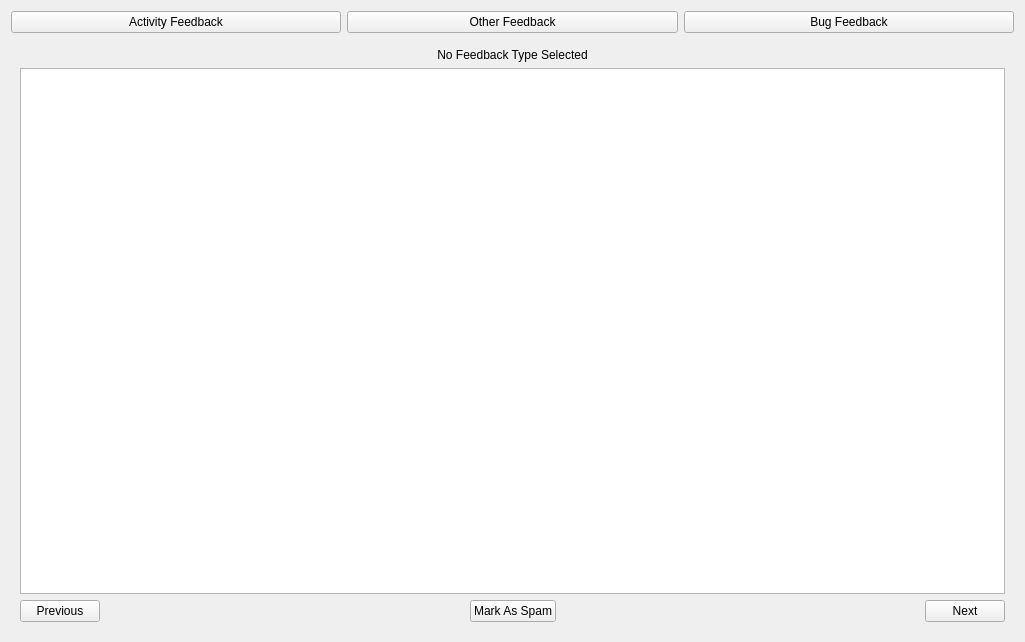
<?xml version="1.0" encoding="UTF-8"?>
<ui version="4.0">
 <class>FeedbackWindow</class>
 <widget class="QWidget" name="FeedbackWindow">
  <property name="geometry">
   <rect>
    <x>0</x>
    <y>0</y>
    <width>1025</width>
    <height>642</height>
   </rect>
  </property>
  <property name="windowTitle">
   <string>Feedback Window</string>
  </property>
  <layout class="QGridLayout" name="gridLayout">
   <item row="2" column="0" colspan="3">
    <widget class="QWidget" name="widget" native="true">
     <layout class="QGridLayout" name="gridLayout_2">
      <item row="2" column="4">
       <widget class="QPushButton" name="feedbackNextButton">
        <property name="text">
         <string>Next</string>
        </property>
       </widget>
      </item>
      <item row="2" column="0">
       <widget class="QPushButton" name="feedbackPreviousButton">
        <property name="text">
         <string>Previous</string>
        </property>
       </widget>
      </item>
      <item row="1" column="0" colspan="5">
       <widget class="QPlainTextEdit" name="feedbackPlainTextEdit">
        <property name="font">
         <font>
          <pointsize>16</pointsize>
         </font>
        </property>
        <property name="textInteractionFlags">
         <set>Qt::LinksAccessibleByKeyboard|Qt::LinksAccessibleByMouse|Qt::TextBrowserInteraction|Qt::TextSelectableByKeyboard|Qt::TextSelectableByMouse</set>
        </property>
       </widget>
      </item>
      <item row="2" column="3">
       <spacer name="horizontalSpacer">
        <property name="orientation">
         <enum>Qt::Horizontal</enum>
        </property>
        <property name="sizeHint" stdset="0">
         <size>
          <width>40</width>
          <height>20</height>
         </size>
        </property>
       </spacer>
      </item>
      <item row="2" column="2">
       <widget class="QPushButton" name="feedbackSpamButton">
        <property name="text">
         <string>Mark As Spam</string>
        </property>
       </widget>
      </item>
      <item row="0" column="0" colspan="5">
       <widget class="QLabel" name="feedbackTypeSelectedLabel">
        <property name="text">
         <string>No Feedback Type Selected</string>
        </property>
        <property name="alignment">
         <set>Qt::AlignCenter</set>
        </property>
       </widget>
      </item>
      <item row="2" column="1">
       <spacer name="horizontalSpacer_2">
        <property name="orientation">
         <enum>Qt::Horizontal</enum>
        </property>
        <property name="sizeHint" stdset="0">
         <size>
          <width>40</width>
          <height>20</height>
         </size>
        </property>
       </spacer>
      </item>
     </layout>
    </widget>
   </item>
   <item row="0" column="2">
    <widget class="QPushButton" name="bugFeedbackButton">
     <property name="text">
      <string>Bug Feedback</string>
     </property>
    </widget>
   </item>
   <item row="0" column="0">
    <widget class="QPushButton" name="activityFeedbackButton">
     <property name="text">
      <string>Activity Feedback</string>
     </property>
    </widget>
   </item>
   <item row="0" column="1">
    <widget class="QPushButton" name="otherFeedbackButton">
     <property name="text">
      <string>Other Feedback</string>
     </property>
    </widget>
   </item>
  </layout>
 </widget>
 <resources/>
 <connections/>
</ui>
